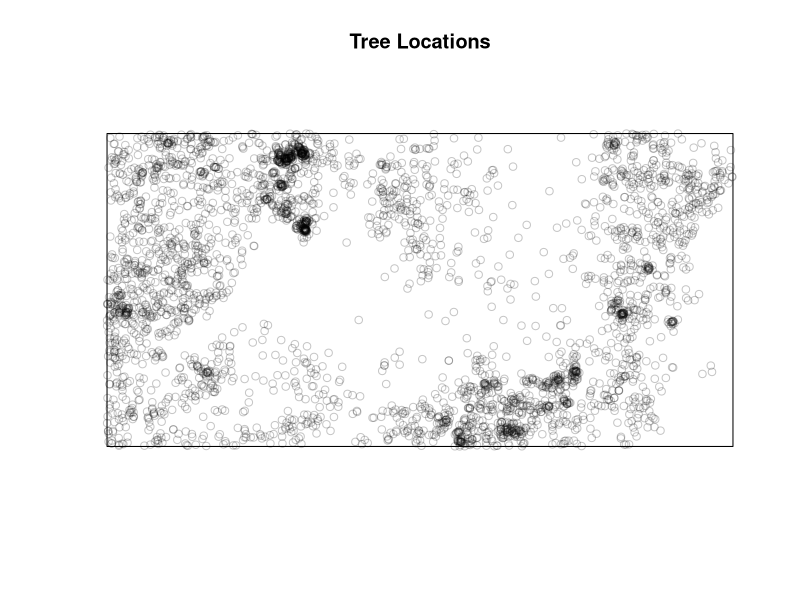
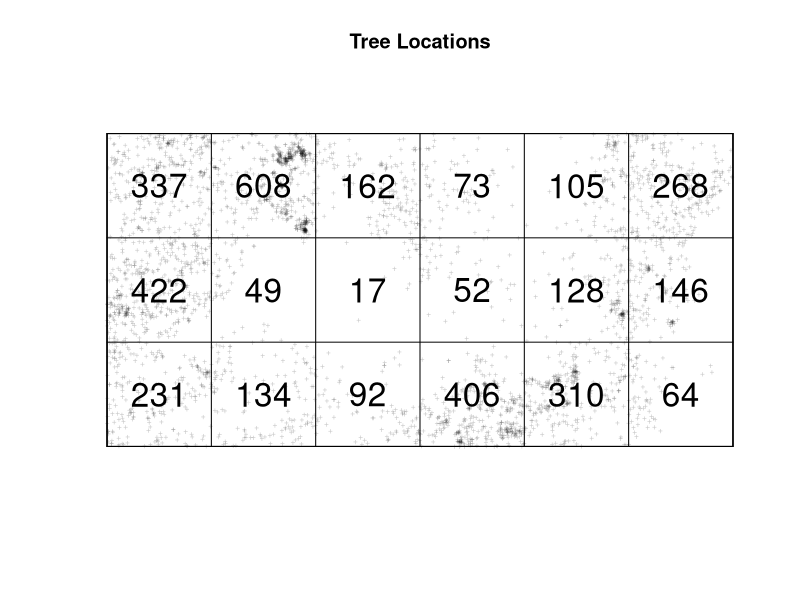
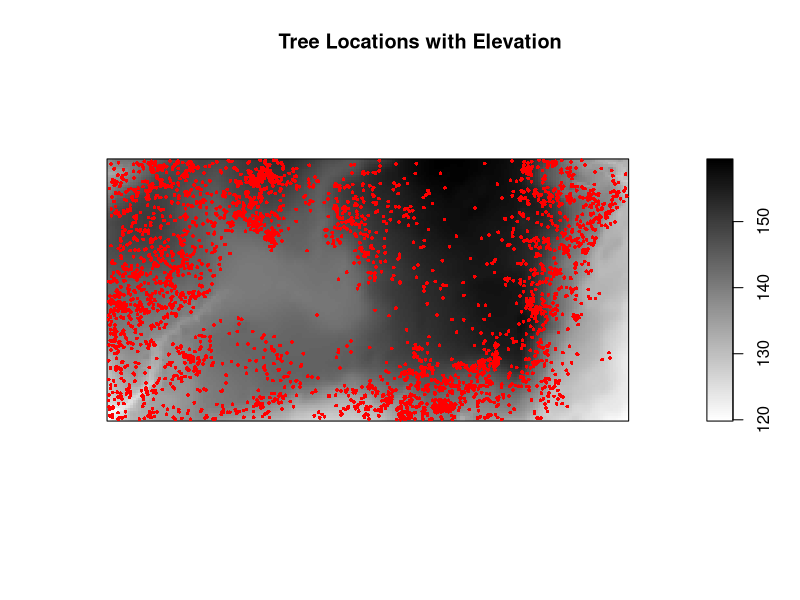
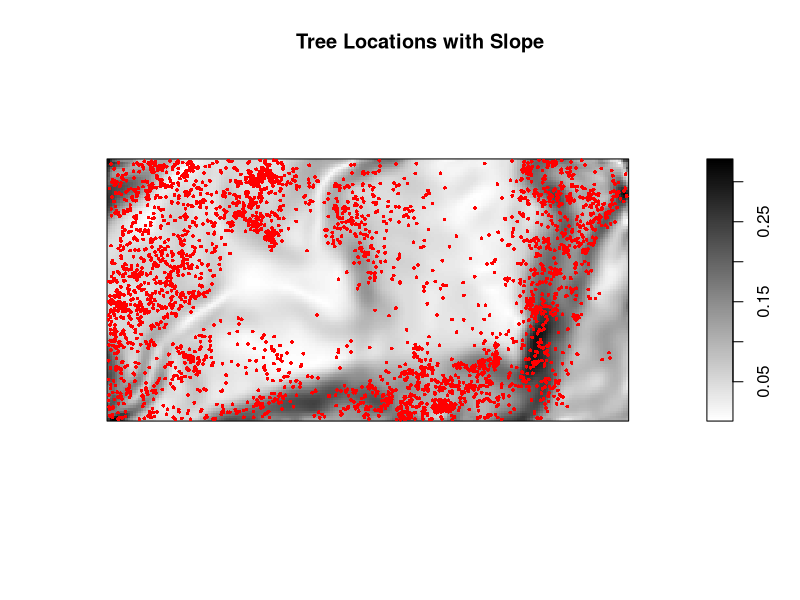
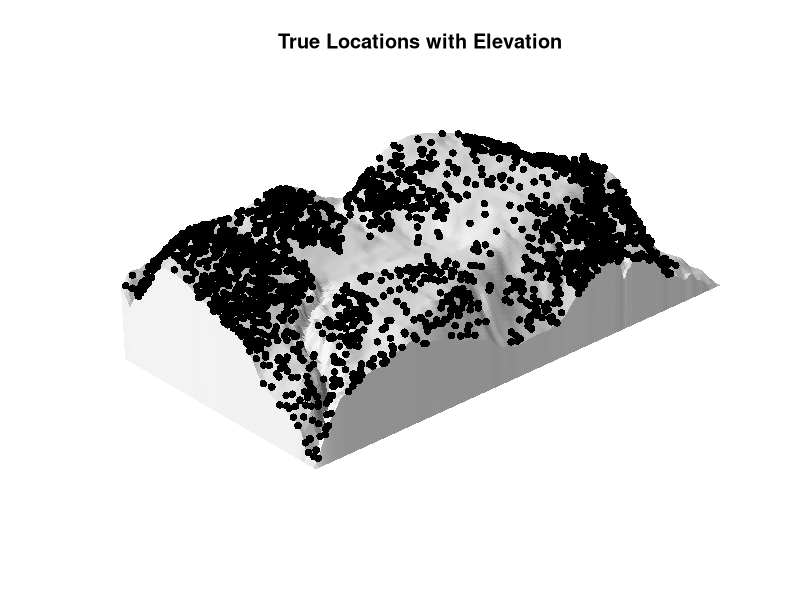
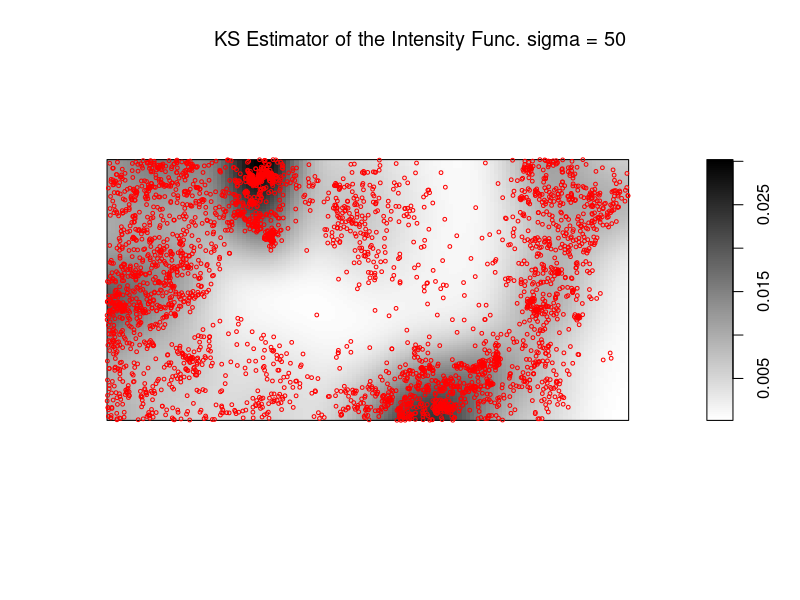
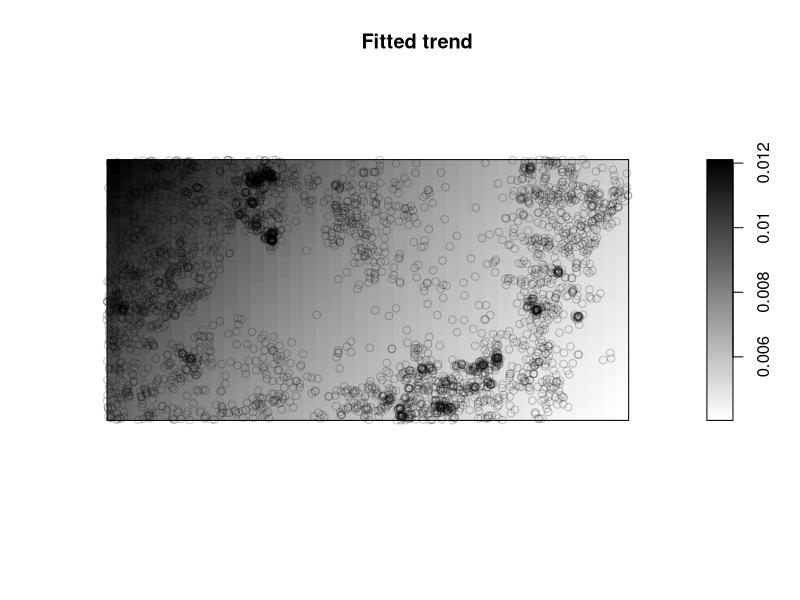
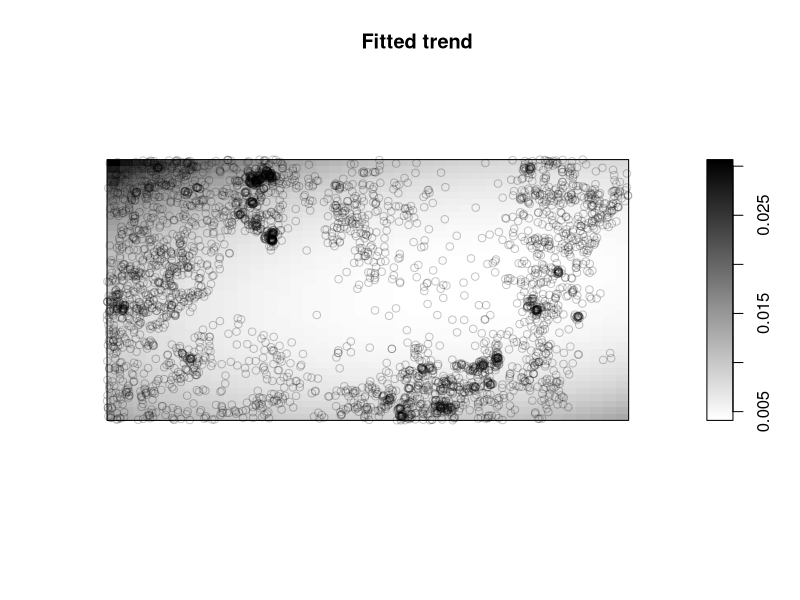

Reproduce these figures in R, in order.
###################################################
## COMPUTING DEMO:  Spatial Point Patterns I
##
## DSC 383: Advanced Predictive Models for Complex Data
## By:  Kate Calder, UT Austin
# (adopted from analyses in "Spatial Point Patterns: Methodology and 
#  Applications with R" by Baddeley, Rupak, and Turner, 2015)
## Last updated: September 1, 2021
###################################################

# load libraries
library(spatstat)

###################################################
# EXPLORATORY ANALYSIS OF SPP 

data(bei) # true locations in a tropical rain forest
bei
class(bei)
bei

# exploratory analysis -- scatterplot
plot(bei, 
     main="Tree Locations")

# exploratory analysis -- quadrant count
Q <- quadratcount(bei, 
                  nx = 6, 
                  ny = 3) 
Q

plot(bei, 
     cex = 0.5, 
     pch = "+", 
     main="Tree Locations")
plot(Q, 
     add = TRUE, 
     cex = 2)

# exploratory analysis -- adding covariate information to the plot
elev <- bei.extra$elev
slope <- bei.extra$grad
class(elev)
class(slope)

plot(elev, 
     col = grey(seq(1,0,length=128)),
     main="Tree Locations with Elevation")
plot(bei, 
     add=T, 
     pch=16, 
     cex=.5,
     col = "red")

plot(slope, 
     col = grey(seq(1,0,length=128)),
     main="Tree Locations with Slope")
plot(bei, 
     add=T, 
     pch=16, 
     cex=.5,
     col = "red")

# perspective plot
plot_persp <- persp(bei.extra$elev, 
                    theta=-45, 
                    phi=18, 
                    expand=7,  
                    border=NA, 
                    apron=TRUE, 
                    shade=0.3,  
                    box=FALSE, 
                    visible=TRUE,
                    main = "True Locations with Elevation")  
perspPoints(bei, 
            Z = bei.extra$elev, 
            M = plot_persp, 
            pch=16)


###################################################
# TESTING FOR CSR (chi-squire test)

bei.quadtest <- quadrat.test(bei, 
                             nx = 6, 
                             ny = 3)  # how does number of quadrants affect results?
bei.quadtest

###################################################
# KERNEL DENSITY SMOOTHING 

# fixed sigma = 50
bei_dens_50 <- density(bei, 
                       kernel="gaussian", 
                       sigma = 50) 
plot(bei_dens_50, 
     col = grey(seq(1,0,length=128)),
     main=expression(paste("KS Estimator of the Intensity Func. sigma = 50")))
plot(bei, 
     add = TRUE, 
     cex = 0.5,
     col = "red") 

###################################################
# MAXIMUM LIKELIHOOD ESTIMATION OF THE INSTENSITY FCN. 

# constant trend
fit1 <- ppm(bei, ~ 1)
summary(fit1)

# linear trend in x and y
fit2 <- ppm(bei, ~ x + y)
summary(fit2)
plot(fit2, 
     how = "image", 
     se = FALSE, 
     col = grey(seq(1,0,length=128)))

# quadratic trend in x and y
fit3 <- ppm(bei, ~ polynom(x, y, 2))
summary(fit3)
plot(fit3, 
     how = "image", 
     se = FALSE, 
     col = grey(seq(1,0,length=128)))

# linear trend in slope
fit4 <- ppm(bei, ~ slope, 
             covariates = list(slope = slope))
summary(fit4)
plot(fit4, 
     how = "image", 
     se = FALSE, 
     col = grey(seq(1,0,length=128)))

# Likelihood ratio test of 
#     H0:  homogeneous PP (CSR) vs. 
#     H1:  inhomogeneous PP with intensity that is a loglinear 
#          function of the slope covariate
anova(fit1, fit4, test = "Chi")
